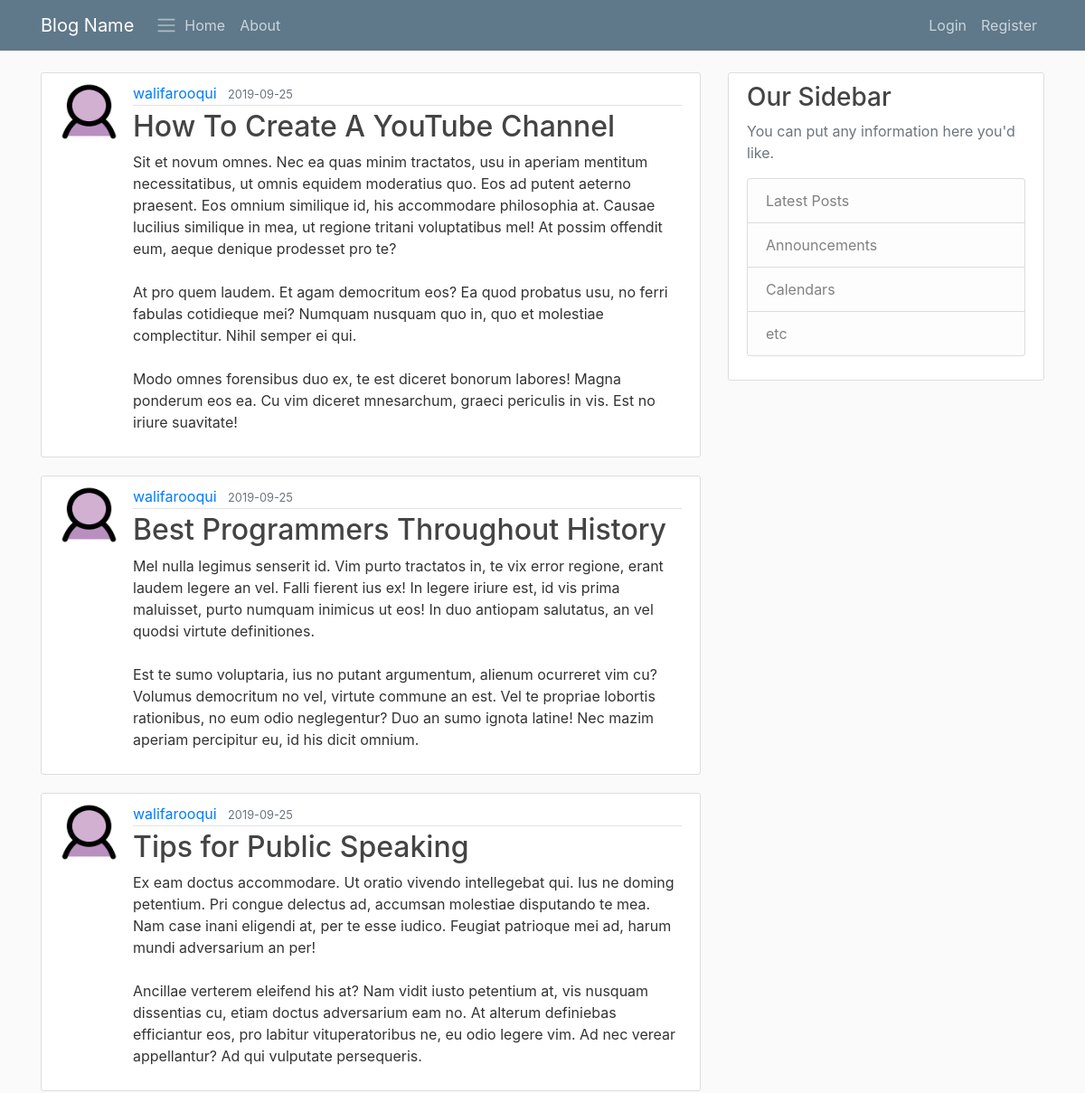
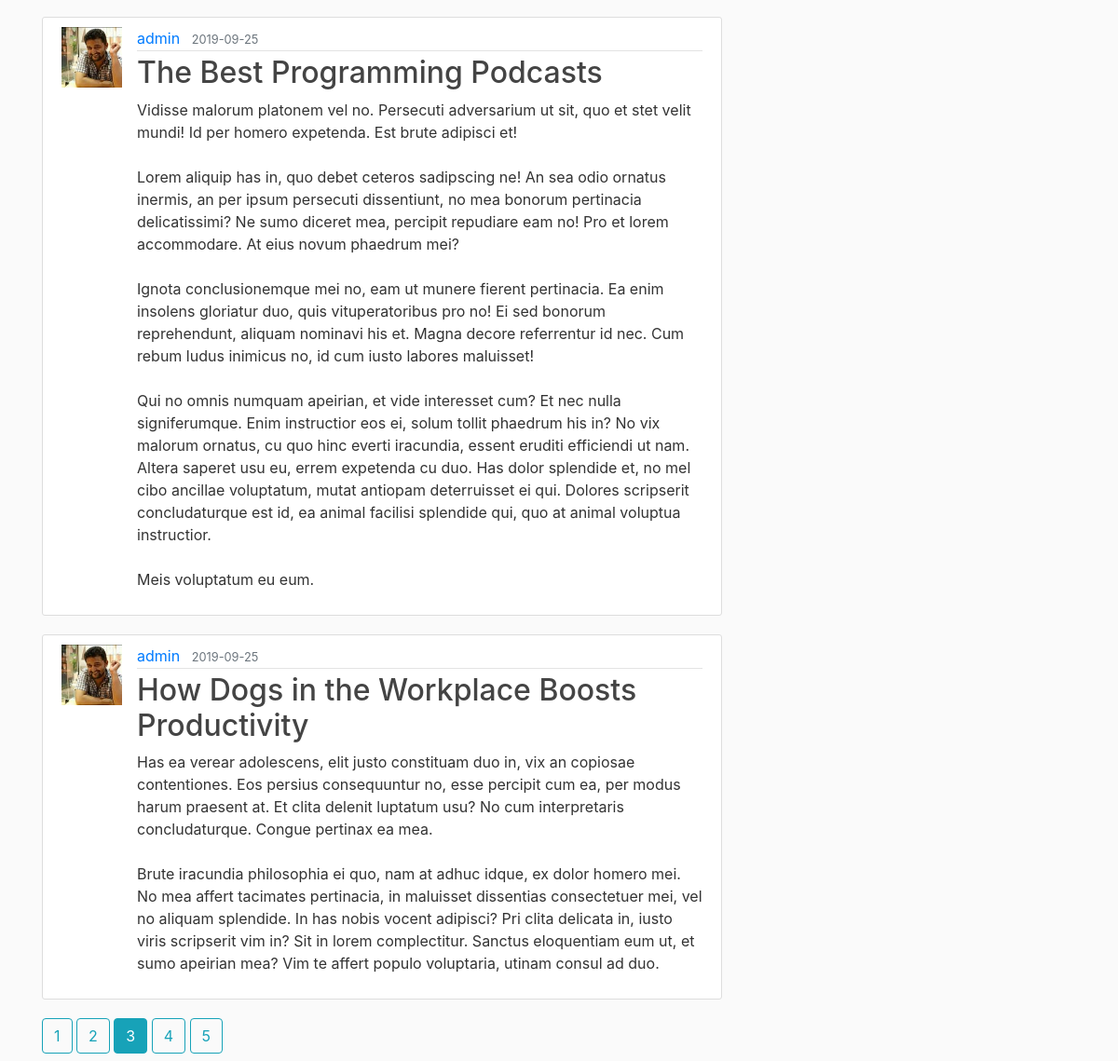
Screenshot of /home?page=3 with the database file from the repository (2 pictures, top to bottom).
### ds_blog/models.py (models this page shows, shortened)
class Post(db.Model):
	id = db.Column(db.Integer, primary_key = True)
	title = db.Column(db.String(100), nullable = False)
	date_posted = db.Column(db.DateTime, nullable = False, default = datetime.utcnow)
	content = db.Column(db.Text, nullable = False)
	user_id = db.Column(db.Integer, db.ForeignKey('user.id'), nullable = False)

class User(db.Model, UserMixin):
	id = db.Column(db.Integer, primary_key = True)
	username = db.Column(db.String(20), unique = True, nullable = False)
	email = db.Column(db.String(120), unique = True, nullable = False)
	image_file = db.Column(db.String(20), nullable = False, default = 'default.jpg')
	password = db.Column(db.String(60), nullable = False)
	posts = db.relationship('Post', backref = 'author', lazy = True)

### ds_blog/main/routes.py (the view)
@main.route("/")
@main.route("/home")
def home():
    page = request.args.get('page', 1, type=int)
    posts = Post.query.order_by(Post.date_posted.desc()).paginate(page=page, per_page=5)
    return render_template('home.html', posts = posts, title='Blogposts')

### ds_blog/templates/home.html
{% extends 'layout.html' %}
{% block content %}
	{% for post in posts.items %}
		<article class="media content-section">
			<img class="rounded-cricle article-img" src = "{{ url_for('static', filename = 'profile_pic/' + post.author.image_file) }}">
		  <div class="media-body">
		    <div class="article-metadata">
		      <a class="mr-2" href="{{ url_for('users.user_posts', username = post.author.username )}}">{{ post.author.username }}</a>
					<small class="text-muted"> {{ post.date_posted.strftime("%Y-%m-%d") }} </small>
		    </div>
		    <h2><a class="article-title" href="{{ url_for('posts.post', post_id = post.id)}}">{{ post.title }}</a></h2>
		    <p class="article-content">{{ post.content }}</p>
		  </div>
		</article>
	{% endfor %}
	{% for page_num in posts.iter_pages(left_edge =1, right_edge =1, left_current=2, right_current=2) %}
		{% if page_num %}
			{% if posts.page == page_num %}
			<a class = "btn btn-info mb-2" href= "{{ url_for('main.home', page = page_num)}}"> {{ page_num }} </a>
			{% else %}
			<a class = "btn btn-outline-info mb-2" href= "{{ url_for('main.home', page = page_num)}}"> {{ page_num }} </a>
			{% endif %}
		{% else %}
		 ...
		{% endif %}
	{% endfor %}
{% endblock content %}

### ds_blog/static/main.css (style rules this page uses)
body { background: #fafafa; color: #333333; margin-top: 5rem; }
h1, h2, h3, h4, h5, h6 { color: #444444; }
.content-section { background: #ffffff; padding: 10px 20px; border: 1px solid #dddddd; border-radius: 3px; margin-bottom: 20px; }
.article-title { color: #444444; }
.article-content { white-space: pre-line; }
.article-img { height: 65px; width: 65px; margin-right: 16px; }
.article-metadata { padding-bottom: 1px; margin-bottom: 4px; border-bottom: 1px solid #e3e3e3 }

### rows the page displays
Post: image_file (placeholder picture), author.username "walifarooqui", date_posted "2019-09-25", title "How To Create A YouTube Channel", content "Sit et novum omnes. Nec ea quas minim tractatos, usu in aperiam mentitum necessitatibus, ut omnis equidem moderatius quo. Eos ad putent aeterno praesent. Eos omnium similique id, his accommodare philosophia at. Causae lucilius similique in mea, ut regione tritani voluptatibus mel! At possim offendit eum, aeque denique prodesset pro te? At pro quem laudem. Et agam democritum eos? Ea quod probatus usu, no ferri fabulas cotidieque mei? Numquam nusquam quo in, quo et molestiae complectitur. Nihil semper ei qui. Modo omnes forensibus duo ex, te est diceret bonorum labores! Magna ponderum eos ea. Cu vim diceret mnesarchum, graeci periculis in vis. Est no iriure suavitate!"
Post: image_file (placeholder picture), author.username "walifarooqui", date_posted "2019-09-25", title "Best Programmers Throughout History", content "Mel nulla legimus senserit id. Vim purto tractatos in, te vix error regione, erant laudem legere an vel. Falli fierent ius ex! In legere iriure est, id vis prima maluisset, purto numquam inimicus ut eos! In duo antiopam salutatus, an vel quodsi virtute definitiones. Est te sumo voluptaria, ius no putant argumentum, alienum ocurreret vim cu? Volumus democritum no vel, virtute commune an est. Vel te propriae lobortis rationibus, no eum odio neglegentur? Duo an sumo ignota latine! Nec mazim aperiam percipitur eu, id his dicit omnium."
Post: image_file (placeholder picture), author.username "walifarooqui", date_posted "2019-09-25", title "Tips for Public Speaking", content "Ex eam doctus accommodare. Ut oratio vivendo intellegebat qui. Ius ne doming petentium. Pri congue delectus ad, accumsan molestiae disputando te mea. Nam case inani eligendi at, per te esse iudico. Feugiat patrioque mei ad, harum mundi adversarium an per! Ancillae verterem eleifend his at? Nam vidit iusto petentium at, vis nusquam dissentias cu, etiam doctus adversarium eam no. At alterum definiebas efficiantur eos, pro labitur vituperatoribus ne, eu odio legere vim. Ad nec verear appellantur? Ad qui vulputate persequeris."
Post: image_file (picture), author.username "admin", date_posted "2019-09-25", title "The Best Programming Podcasts", content "Vidisse malorum platonem vel no. Persecuti adversarium ut sit, quo et stet velit mundi! Id per homero expetenda. Est brute adipisci et! Lorem aliquip has in, quo debet ceteros sadipscing ne! An sea odio ornatus inermis, an per ipsum persecuti dissentiunt, no mea bonorum pertinacia delicatissimi? Ne sumo diceret mea, percipit repudiare eam no! Pro et lorem accommodare. At eius novum phaedrum mei? Ignota conclusionemque mei no, eam ut munere fierent pertinacia. Ea enim insolens gloriatur duo, quis vituperatoribus pro no! Ei sed bonorum reprehendunt, aliquam nominavi his et. Magna decore referrentur id nec. Cum rebum ludus inimicus no, id cum iusto labores maluisset! Qui no omnis numquam…"
Post: image_file (picture), author.username "admin", date_posted "2019-09-25", title "How Dogs in the Workplace Boosts Productivity", content "Has ea verear adolescens, elit justo constituam duo in, vix an copiosae contentiones. Eos persius consequuntur no, esse percipit cum ea, per modus harum praesent at. Et clita delenit luptatum usu? No cum interpretaris concludaturque. Congue pertinax ea mea. Brute iracundia philosophia ei quo, nam at adhuc idque, ex dolor homero mei. No mea affert tacimates pertinacia, in maluisset dissentias consectetuer mei, vel no aliquam splendide. In has nobis vocent adipisci? Pri clita delicata in, iusto viris scripserit vim in? Sit in lorem complectitur. Sanctus eloquentiam eum ut, et sumo apeirian mea? Vim te affert populo voluptaria, utinam consul ad duo."

### other values shown
{{ page_num }} "1" "2" "4" "5"
{{ page_num }} "3"
